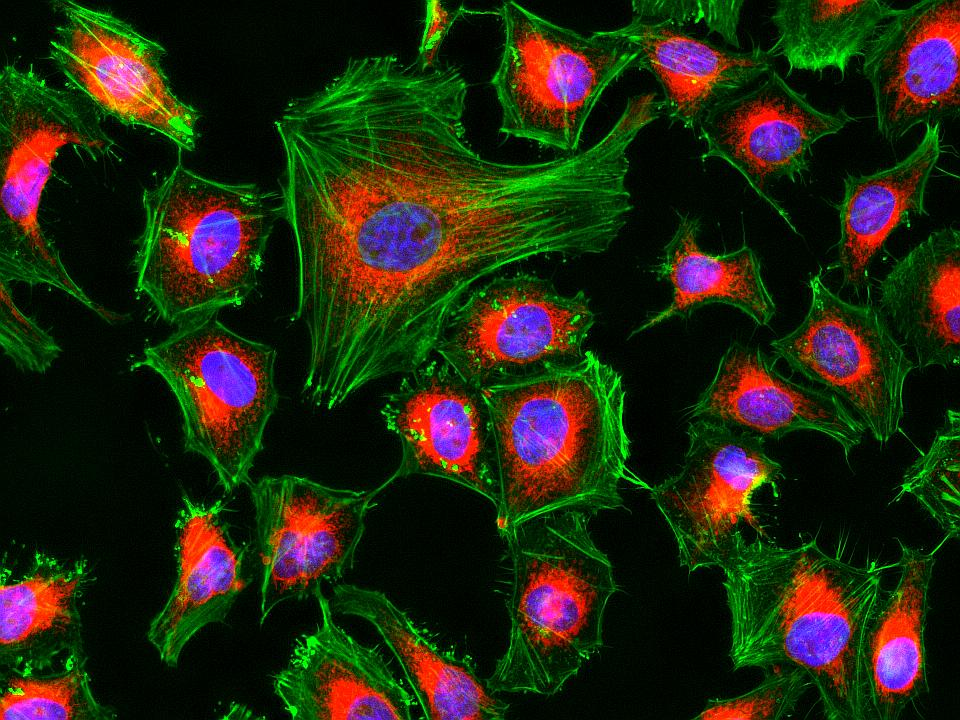
#> input picture Entregabe2_MariaCamila_Sebastian/ImagenCelula.jpg, 960 x 720 px
$ python Entregable2_MariaCamila_Sebastian.py
#> lines starting #> are read from the running program, lines starting #| are printed output that depends on the picture; after the words box and inside, x2 and y2 are one past the last pixel; in counts of white or black regions, pixels touching at a corner belong together
#> the answer given: 1
#> the answer given: ImagenCelula.jpg
import cv2
import numpy as np
import matplotlib.pyplot as plt
import os
import pydicom

def conteoImagen(ruta):
#> called with ruta = 'ImagenCelula.jpg'
    imagen=cv2.imread(ruta)
#> imagen is the input picture: shape (720, 960, 3); mean B, G, R 17.7, 39.7, 36.5
    img=cv2.cvtColor(imagen, cv2.COLOR_BGR2RGB)
    gris=cv2.cvtColor(img,cv2.COLOR_BGR2GRAY)
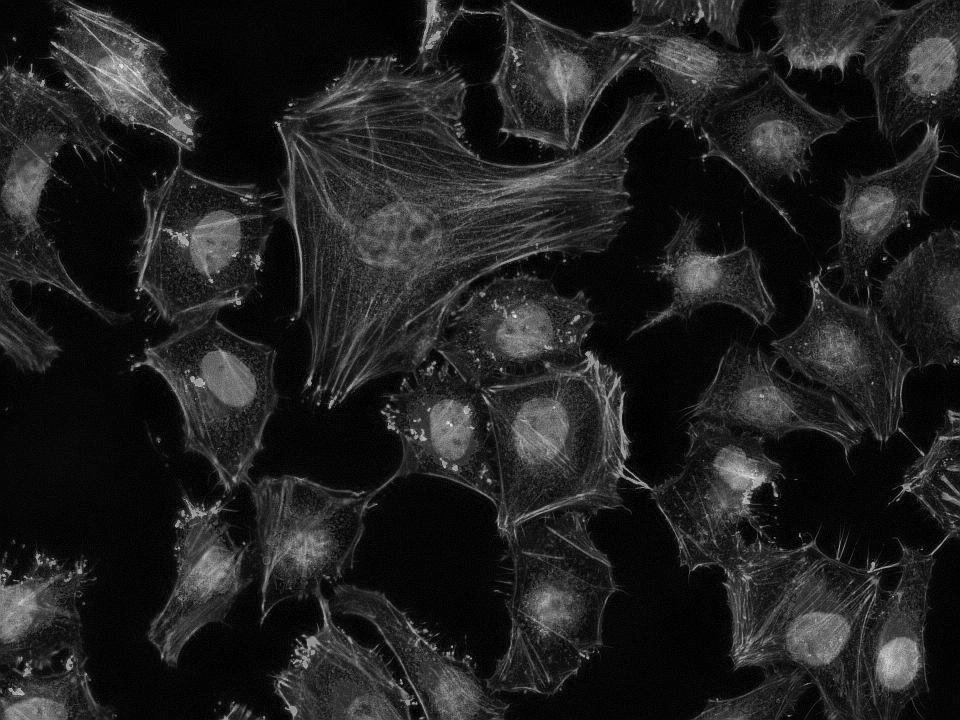
#> gris: shape (720, 960); min 0, max 239, mean 32.8
    mid=np.mean(gris)
#> mid = 32.76
    Umb,imgB=cv2.threshold(gris,mid,255,cv2.THRESH_BINARY)
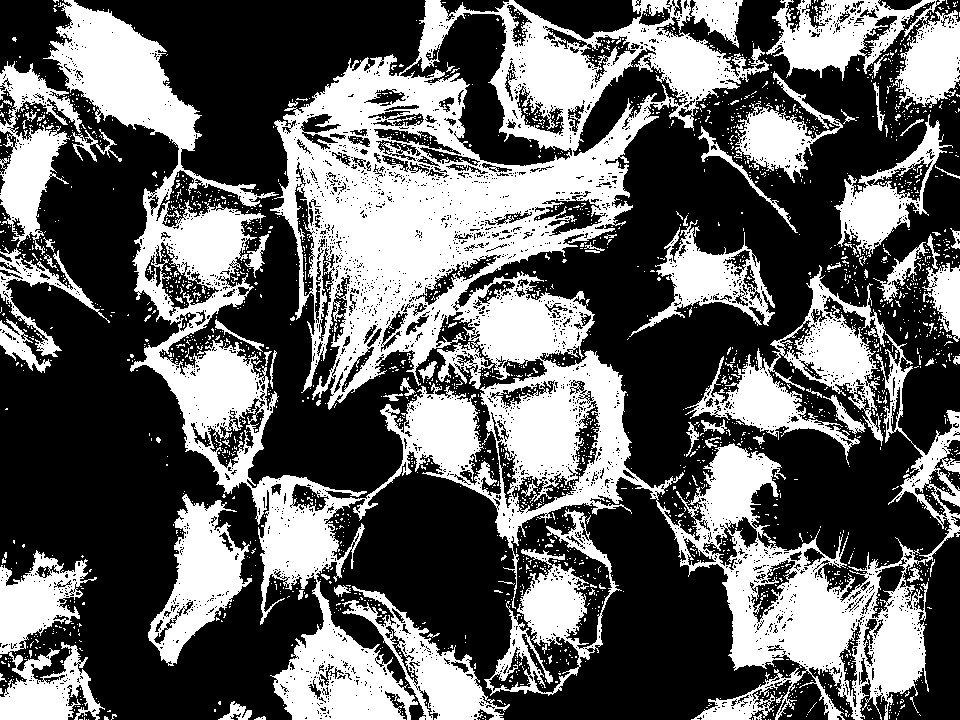
#> imgB: shape (720, 960); 38.7% white; 2491 white regions (2399 under 20 px), largest, box (x1, y1, x2, y2) and area: (43, 0, 960, 720) 188016, (766, 0, 960, 108) 10350, (0, 550, 105, 720) 9130
#> Umb = 32
    kernel = np.ones((5,5),np.uint8)
    eros=cv2.erode(imgB,kernel,iterations = 7)
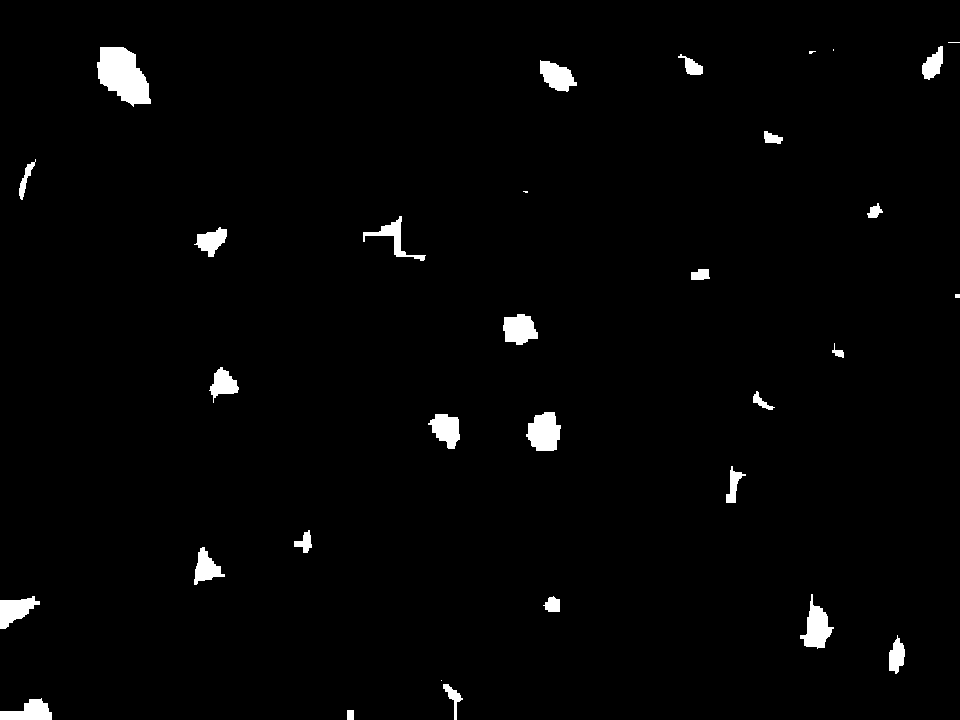
#> eros: shape (720, 960); 1.9% white; 32 white regions (5 under 20 px), largest, box (x1, y1, x2, y2) and area: (97, 47, 151, 107) 2128, (526, 412, 561, 451) 1017, (800, 594, 834, 649) 898
    dilata=cv2.dilate(eros,kernel,iterations = 7)
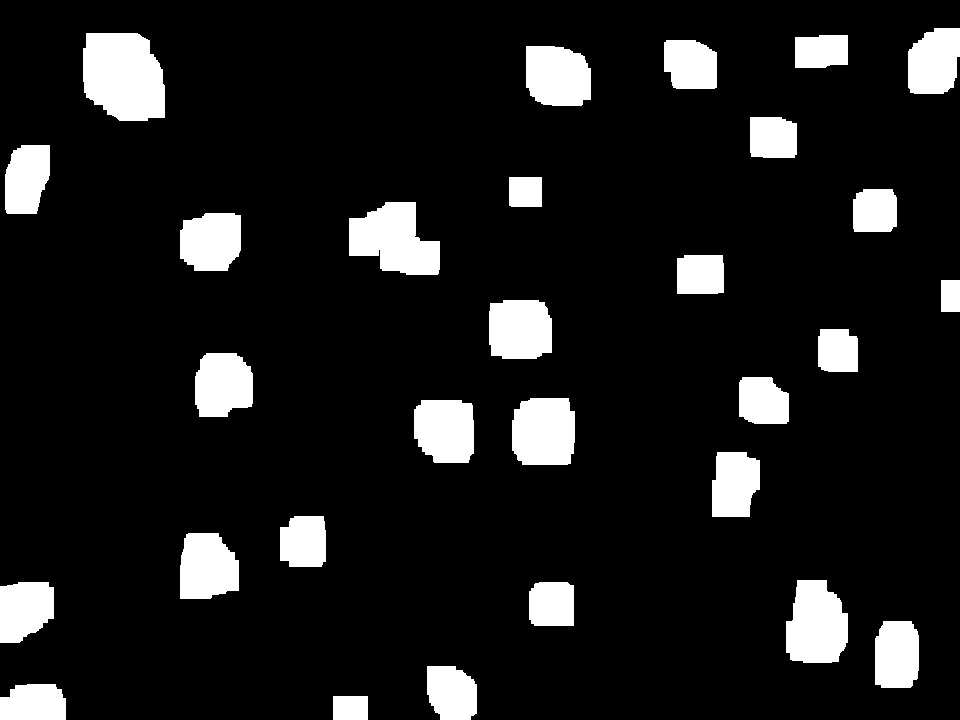
#> dilata: shape (720, 960); 11% white; 29 white regions, largest, box (x1, y1, x2, y2) and area: (83, 33, 165, 121) 6104, (349, 202, 440, 275) 4603, (786, 580, 848, 663) 4174
    elem,mask=cv2.connectedComponents(dilata)
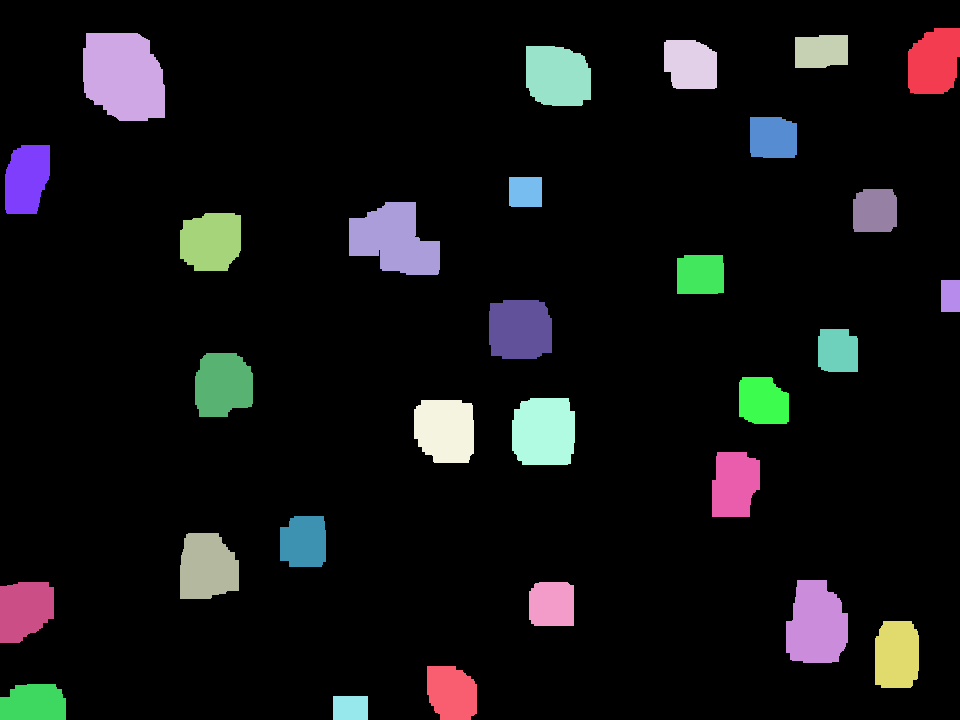
#> mask: shape (720, 960) int32; 30 distinct labels, from 0 to 29; one colour per label, 0 black
#> elem = 30
    plt.figure(figsize=(15,8),facecolor="lightblue")
    plt.subplot(2,2,1)
    plt.imshow(img, cmap='gray')
    plt.title("IMAGEN ORIGINAL")
    plt.subplot(2,2,2)
    plt.imshow(gris, cmap='gray')
    plt.title("IMAGEN EN ESCALA DE GRISES")
    plt.subplot(2,2,3)
    plt.imshow(imgB, cmap='gray')
    plt.title("IMAGEN BINARIZADA")
    plt.subplot(2,2,4)
    plt.imshow(dilata, cmap="gray")
    plt.title("IMAGEN TRANSFORMACIONES MORFOLÓGICAS")
    print(f">>>>> ESTA IMAGEN TIENE {elem-1} CÉLULAS <<<<<")
#| >>>>> ESTA IMAGEN TIENE 29 CÉLULAS <<<<<
    plt.show()

def cargar_imagen(rutadi):
    archivo_dicom = [file for file in os.listdir(rutadi) if file.endswith(".dcm")]
    archivo_dicom.sort()
    imagenes_dicom = [pydicom.dcmread(os.path.join(rutadi,file))for file in archivo_dicom]
    return imagenes_dicom

def mostrar_imagen(imagendi):
    fig = plt.figure()
    while True:
        for imagen in imagendi:
            plt.imshow(imagen.pixel_array, cmap=plt.cm.gray)
            plt.title("Imagen Dicom")
            plt.axis("off")
            plt.pause(0.5)
            plt.clf()


        for imagen in imagendi[::-1]:
            plt.imshow(imagen.pixel_array, cmap=plt.cm.gray)
            plt.title("Imagen dicom")
            plt.axis("off")
            plt.pause(0.5)
            plt.clf()


while True:
    print("*****BIENVENID@ AL SISTEMA GESTIÓN DE ARCHIVOS CON CV2 Y PYDICOM")
#> (the run stopped early here; a loop or call above may not have finished)
